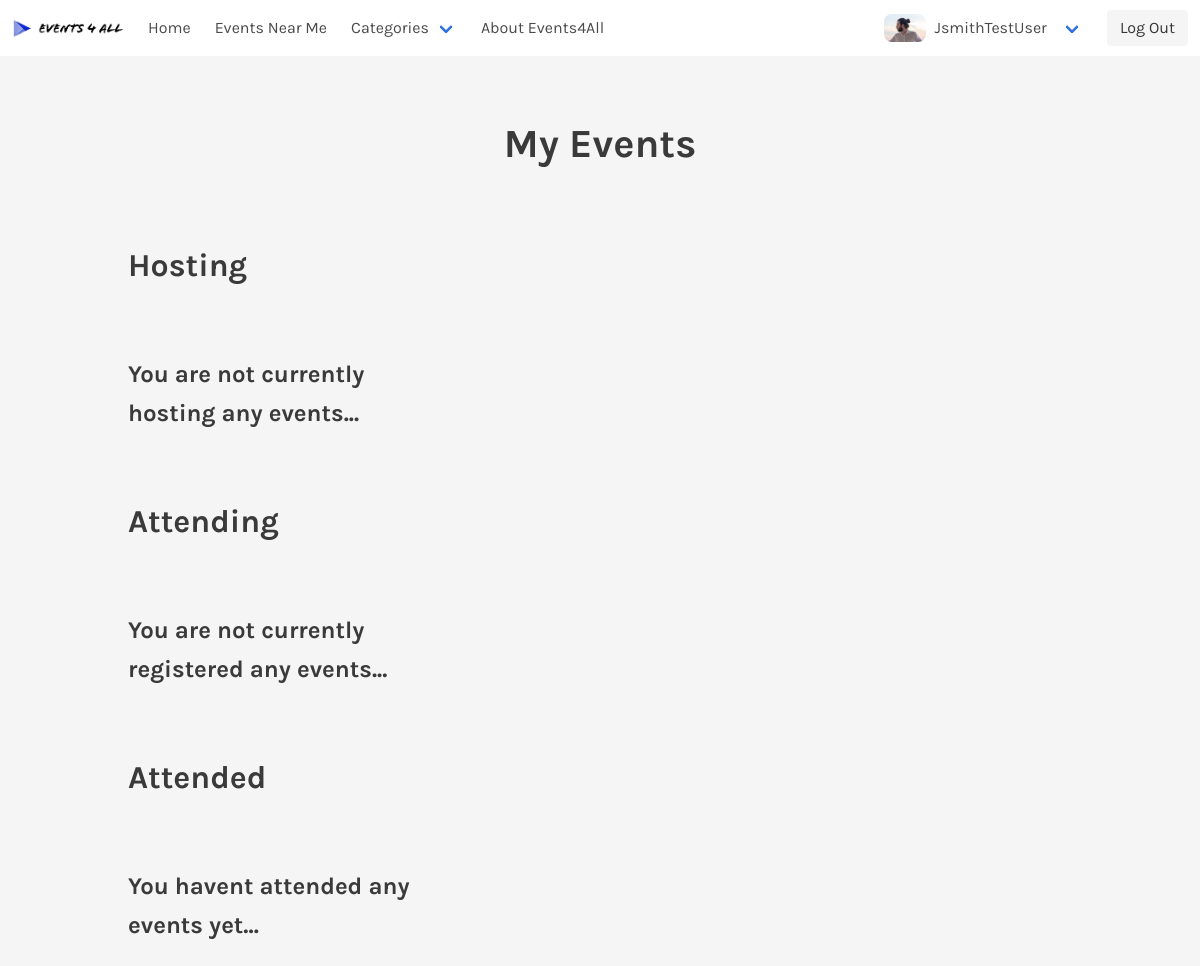
The page /myEvents.php (signed in) on the database as committed earlier.
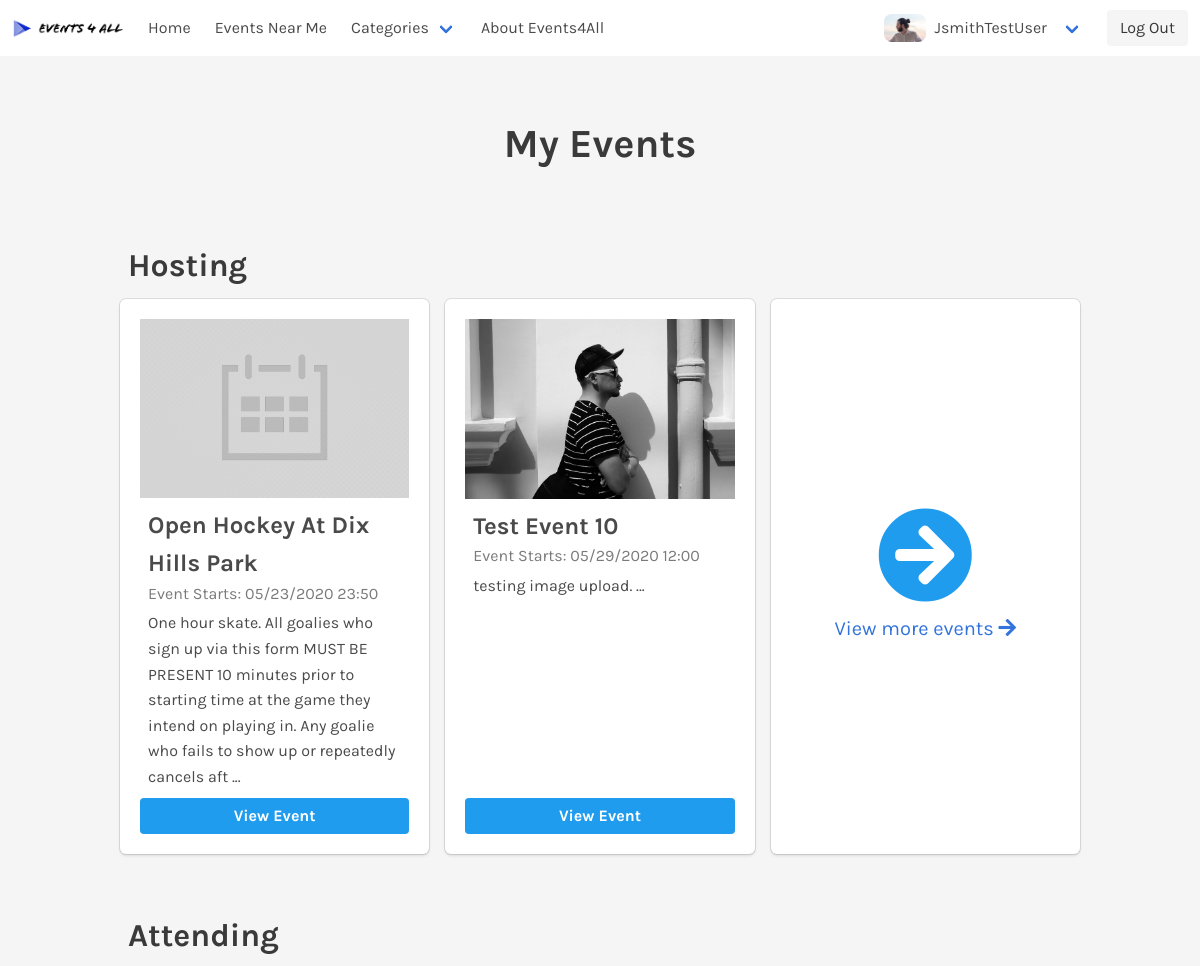
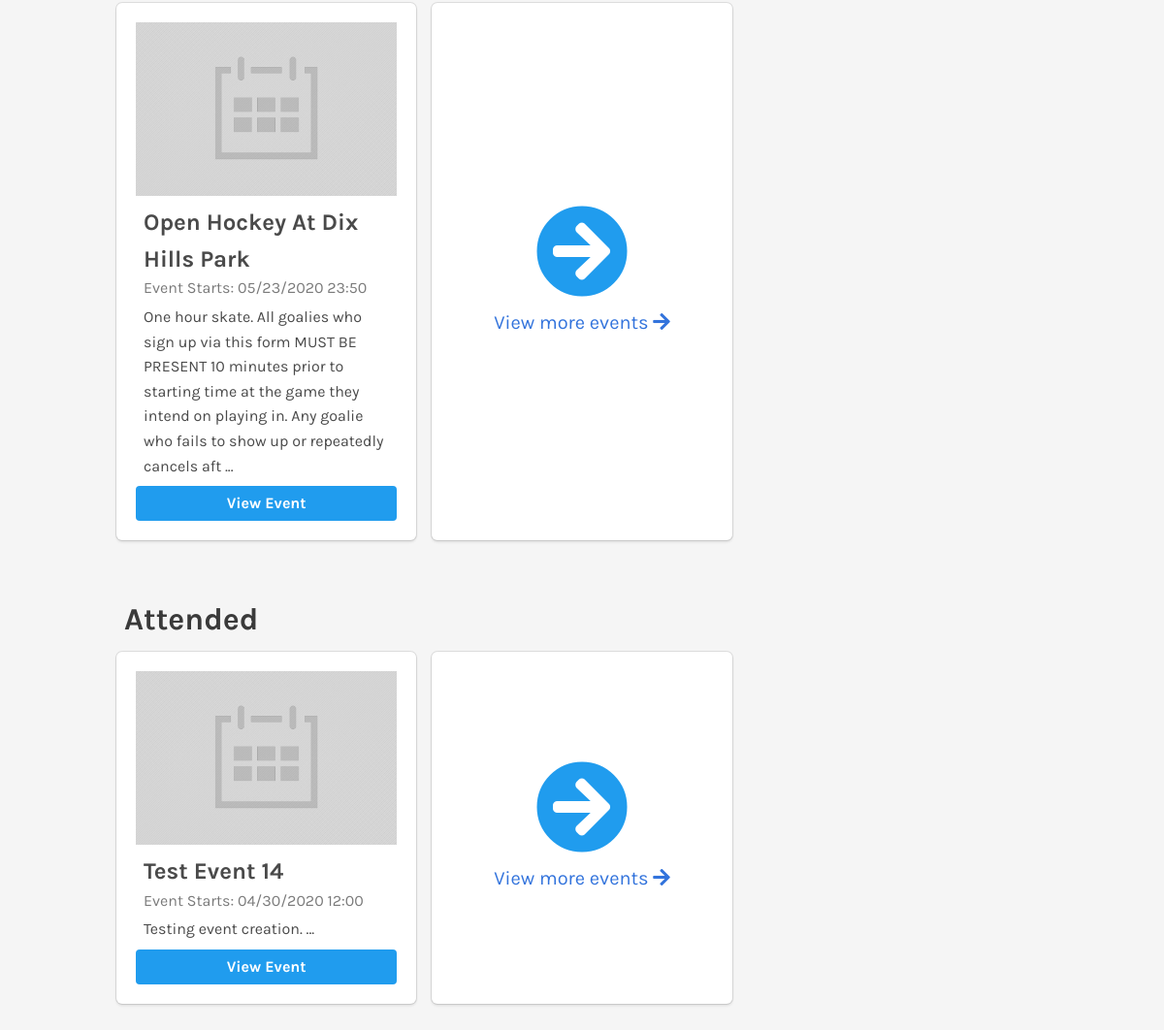
The same page on the database as committed later (2 pictures, top to bottom).
### tables this page shows
CREATE TABLE `UserProfile` (
  `profileID` int(11) NOT NULL,
  `userID` int(10) NOT NULL,
  `profileImg` varchar(255) DEFAULT NULL,
  `bio` text,
  `hobbies` text
);

CREATE TABLE `Events` (
  `EventID` int(11) NOT NULL,
  `userID` int(11) UNSIGNED NOT NULL,
  `eventTitle` varchar(255) NOT NULL,
  `startDate` date NOT NULL,
  `startTime` time NOT NULL,
  `endDate` date DEFAULT NULL,
  `endTime` time NOT NULL,
  `street` varchar(255) NOT NULL,
  `city` varchar(255) NOT NULL,
  `USstate` char(2) NOT NULL,
  `zip` varchar(5) NOT NULL,
  `eventDescription` text,
  `genre` int(2) NOT NULL,
  `privacy` tinyint(1) NOT NULL DEFAULT '0',
  `maxNumAttendees` int(10) DEFAULT NULL,
  `eventStatus` int(1) NOT NULL DEFAULT '0'
);

CREATE TABLE `EventImgs` (
  `imageID` int(11) NOT NULL,
  `eventID` int(11) NOT NULL,
  `userID` int(11) NOT NULL,
  `imageName` varchar(255) NOT NULL
);

### methods/functions.php (called while the page is built, shortened)
<?php
function parseDate($data) {
  $parts = explode("-", $data);
  $newDate = $parts[1]."/".$parts[2]."/".$parts[0];
  return $newDate;
}
function parseTime($data) {
  $parts = explode(":", $data);
  $newTime = $parts[0].":".$parts[1];
  return $newTime;
}
?>

### myEvents.php (the view, shortened to what the rows shown need)
<!DOCTYPE html>
<html lang="en">
<head>
    <link rel="stylesheet" href="./css/bulma.min.css">
    <link rel="stylesheet" href="./css/style.css">
    <link href="https://unpkg.com/aos@2.3.1/dist/aos.css" rel="stylesheet">
    <link rel="stylesheet" href="https://use.fontawesome.com/releases/v5.8.1/css/all.css">
</head>
<body>
    <?php require './navbar.php'; ?>
    <main class="section">
        <div class="container">
            <h1 class="is-size-2 has-text-weight-bold has-text-centered">My Events</h1>
            <?php
            require './methods/functions.php';
            require './methods/databaseConnection.php';
            if ($loggedon) {
                        echo "
                <h2 class='is-size-3 has-text-weight-bold allEventsCategoryHeader'>Hosting</h2>
                <ul class='ViewAllEventsGridParent'>";
                $nearQuery = "SELECT * FROM Events WHERE userID = $userID ORDER BY EventID DESC LIMIT 5";
                $result12 = $mysqli->query($nearQuery);
            if ($result12->num_rows > 0) {
                while($row = $result12->fetch_assoc()){
                    $eventID = $row['EventID'];
                    $eventTitle = $row['eventTitle'];
                    $eventDescription = $row['eventDescription'];
                    $eventDescription = substr($eventDescription, 0, 200) . " ...";
                    $startDate = $row['startDate'];
                    $startTime = parseTime($row['startTime']);
                    $imageQuery = "SELECT imageName FROM EventImgs WHERE eventID = $eventID";
                    $imageResult = $mysqli->query($imageQuery);
                    list($eventImage) = mysqli_fetch_row($imageResult);
                    $currentDate = getdate();
                    $currentDateStr = "$currentDate[year]-$currentDate[mon]-$currentDate[mday]";
                    $currentDateStr = date_create("$currentDateStr", timezone_open("America/New_York"));
                    $startDateCheck = date_create("$startDate", timezone_open("America/New_York"));
                    $startDate = parseDate($startDate);
                    if ($startDateCheck >= $currentDateStr) {
                    echo "<li class='box'>";
                    if ($eventImage === NULL) {
                        echo "<img src='./images/DefaultEventImage.jpg' alt='Event Image' />";
                    }
                    else{
                        echo "<img src='./images/eventImages/$eventImage' alt='Event Image' />";
                    }
                    echo "<h1 class='is-size-4 has-text-weight-bold'>$eventTitle</h1>
                        <p class='is-size-6 EventDateText has-text-grey'>Event Starts: $startDate $startTime</p>
                        <p class='is-size-6'>$eventDescription
                        </p>
                        <a href='./singleEvent.php?viewEventID=$eventID' class='button is-info is-size-6 has-text-weight-bold'>View Event</a>
                    </li>";
                    $displayed = TRUE;
                    }
                }
                if ($displayed == TRUE) {
                    echo "<div class='box'>
                                <div class='link-box'>
                                    <i class='fas fa-arrow-circle-right is-size-1 has-text-info'></i>
                                    <a href='./events.php?filter=15' class='is-size-5 view-more-text'>View more events
                                    <i class='fas fa-arrow-right view-more-arrow'></i></a>
                                </div>
                            </div>
                        </ul>";
                }
            }
            else {
                echo "
                <h3 class='is-size-4 has-text-weight-bold allEventsCategoryHeader'>You are not currently hosting any events...</h3>";
            }
            echo "</ul>";
                    }
                    if ($loggedon) {
                        echo "
                        <h2 class='is-size-3 has-text-weight-bold allEventsCategoryHeader'>Attending</h2>
                        <ul class='ViewAllEventsGridParent'>";
                        $attendingQuery = "SELECT eventID FROM Attendees WHERE userID = '$userID' ORDER BY eventID DESC LIMIT 5";
                        $attendingResult = $mysqli->query($attendingQuery);
                        if ($attendingResult->num_rows > 0){
                            while($attendingRow = $attendingResult->fetch_assoc()) {
                               $eventID = $attendingRow['eventID'];
                        $nearQuery = "SELECT * FROM Events WHERE EventID = $eventID ORDER BY EventID DESC";
                        $result12 = $mysqli->query($nearQuery);
                    if ($result12->num_rows > 0) {
                        while($row = $result12->fetch_assoc()){
                            $eventID = $row['EventID'];
                            $eventTitle = $row['eventTitle'];
                            $eventDescription = $row['eventDescription'];
                            $eventDescription = substr($eventDescription, 0, 200) . " ...";
                            $startDate = $row['startDate'];
                            $startTime = parseTime($row['startTime']);
                            $imageQuery = "SELECT imageName FROM EventImgs WHERE eventID = $eventID";
                            $imageResult = $mysqli->query($imageQuery);
                            list($eventImage) = mysqli_fetch_row($imageResult);
                            $currentDate = getdate();
                            $currentDateStr = "$currentDate[year]-$currentDate[mon]-$currentDate[mday]";
                            $currentDateStr = date_create("$currentDateStr", timezone_open("America/New_York"));
                            $startDateCheck = date_create("$startDate", timezone_open("America/New_York"));
                            $startDate = parseDate($startDate);
                            if ($startDateCheck >= $currentDateStr) {
                                echo "<li class='box'>";
                            if ($eventImage === NULL) {
                                echo "<img src='./images/DefaultEventImage.jpg' alt='Event Image' />";
                            }
                            else{
                                echo "<img src='./images/eventImages/$eventImage' alt='Event Image' />";
                            }
                            echo "<h1 class='is-size-4 has-text-weight-bold'>$eventTitle</h1>
                                <p class='is-size-6 EventDateText has-text-grey'>Event Starts: $startDate $startTime</p>
                                <p class='is-size-6'>$eventDescription
                                </p>
                                <a href='./singleEvent.php?viewEventID=$eventID' class='button is-info is-size-6 has-text-weight-bold'>View Event</a>
                            </li>";
                            }
                        }
                    }
                }
                    }
                else {
                    echo "
                    <h3 class='is-size-4 has-text-weight-bold allEventsCategoryHeader'>You are not currently registered any events...</h3>";
                }
                echo "</ul>";
                }
                if ($loggedon) {
                    echo "<h2 class='is-size-3 has-text-weight-bold allEventsCategoryHeader'>Attended</h2>
                           <ul class='ViewAllEventsGridParent'>";
                    $attendingQuery = "SELECT eventID FROM Attendees WHERE userID = '$userID' ORDER BY eventID DESC LIMIT 5";
                    $attendingResult = $mysqli->query($attendingQuery);
                    if ($attendingResult->num_rows > 0){
                        while($attendingRow = $attendingResult->fetch_assoc()) {
                           $eventID = $attendingRow['eventID'];
                    $nearQuery = "SELECT * FROM Events WHERE EventID = $eventID ORDER BY EventID DESC";
                    $result12 = $mysqli->query($nearQuery);
                if ($result12->num_rows > 0) {
                    while($row = $result12->fetch_assoc()){
                        $eventID = $row['EventID'];
                        $eventTitle = $row['eventTitle'];
                        $eventDescription = $row['eventDescription'];
                        $eventDescription = substr($eventDescription, 0, 200) . " ...";
                        $startDate = $row['startDate'];
                        $startTime = parseTime($row['startTime']);
                        $imageQuery = "SELECT imageName FROM EventImgs WHERE eventID = $eventID";
                        $imageResult = $mysqli->query($imageQuery);
                        list($eventImage) = mysqli_fetch_row($imageResult);
                        $currentDate = getdate();
                        $currentDateStr = "$currentDate[year]-$currentDate[mon]-$currentDate[mday]";
                        $currentDateStr = date_create("$currentDateStr", timezone_open("America/New_York"));
                        $startDateCheck = date_create("$startDate", timezone_open("America/New_York"));
                        $startDate = parseDate($startDate);
                        if ($startDateCheck < $currentDateStr) {
                        echo "<li class='box'>";
                        if ($eventImage === NULL) {
                            echo "<img src='./images/DefaultEventImage.jpg' alt='Event Image' />";
                        }
                        else{
                            echo "<img src='./images/eventImages/$eventImage' alt='Event Image' />";
                        }
                        echo "<h1 class='is-size-4 has-text-weight-bold'>$eventTitle</h1>
                            <p class='is-size-6 EventDateText has-text-grey'>Event Starts: $startDate $startTime</p>
                            <p class='is-size-6'>$eventDescription
                            </p>
                            <a href='./singleEvent.php?viewEventID=$eventID' class='button is-info is-size-6 has-text-weight-bold'>View Event</a>
                        </li>";
                        }
                    }
                }
            }
                }
                else {
                    echo "
                    <h3 class='is-size-4 has-text-weight-bold allEventsCategoryHeader'>You havent attended any events yet...</h3>";
                }
                echo "</ul>";
                    }
            ?>
        </div>
    </main>
</body>
</html>

### navbar.php (shortened to what the rows shown need)
<?php
if (isset($_SESSION['loggedon'])) {
	$loggedon = $_SESSION['loggedon'];
}
else {
	$loggedon = FALSE;
}
if (isset($_SESSION['userID'])) {
    $userID = $_SESSION['userID'];
}
else {
	$userID = NULL;
}
if (isset($_SESSION['userName'])) {
    $userName = $_SESSION['userName'];
}
else {
	$userName = NULL;
}
if (($loggedon) && ($userName != NULL) && ($userID != NULL)){
  require './methods/databaseConnection.php';
$query = "SELECT profileImg FROM UserProfile WHERE  userID = '$userID'";
                    $result = $mysqli->query($query);
                    if ($result->num_rows > 0) {
                        while($row = $result->fetch_assoc()) {
                            $userImg = $row["profileImg"];
                        }
                    }
}
?>
    <nav class="navbar" role="navigation" aria-label="main navigation">
        <div id="navbarBasicExample" class="navbar-menu">
            <div class="navbar-end">
           <?php if ($loggedon) {  echo "<div class='navbar-item has-dropdown is-hoverable'>
                        <a class='navbar-link'>";
                        if ($userImg) {
                           echo "<img src='./images/$userName/$userImg' class='navBarProfilePicture' alt='User Profile Picture'>";
                        }
                        else{
                            echo "<img src='./images/ProfilePhotoWithLogo.png' class='navBarProfilePicture' alt='User Profile Picture'>";
                        }
                        echo "<h3 class='is-size-6'>$userName</h3>
                        </a>
                        <div class='navbar-dropdown'>
                            <a class='navbar-item' href='./myProfile.php'>My Profile</a>
                            <a class='navbar-item' href='./myAccount.php'>My Account</a>
                            <a class='navbar-item' href='./friends.php'>Friends</a>
                            <a class='navbar-item' href='./messages.php'>Messages</a>
                            <a class='navbar-item' href='./myEvents.php'>My Events</a>
                        </div>
                    </div> ";} ?>
                </div>
            </div>
    </nav>

Rows that differ between the two databases and show on the page:
added events: eventTitle "Open Hockey At Dix Hills Park", startDate "05/23/2020", startTime "23:50", eventDescription "One hour skate. All goalies who sign up via this form MUST BE PRESENT 10 minutes prior to starting time at the game they intend on playing in. Any goalie who fails to show up or repeatedly cancels aft ..."
added events: eventimgs.imageName (picture), eventTitle "Test Event 10", startDate "05/29/2020", startTime "12:00", eventDescription "testing image upload. ...", shown under "Hosting"
added events: eventTitle "Test Event 14", startDate "04/30/2020", startTime "12:00", eventDescription "Testing event creation. ..."
Other text that changed with them:
text no longer shown: "You are not currently hosting any events... You are not currently registered any events... You havent attended any events yet..."
text now shown: "View more events View more events View more events"
